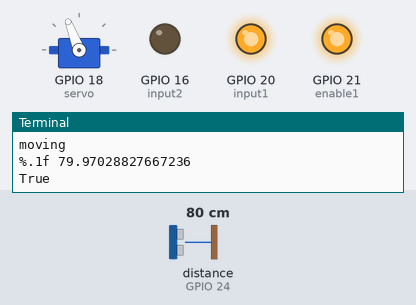
Simulated run of this program. Board: Raspberry Pi (BCM pin numbers). Parts: servo, output pins drawn as LEDs (lit = HIGH), the last lines printed to the terminal. Inputs (shaded band) come from the test bench; at power-on: distance to the obstacle (sensor on GPIO 24) 80 cm. The echo pulse lasts 58.3 µs per cm; servo angles are drawn from the pulse width (0.5 ms = 0°, 2.5 ms = 180°); the clock reads 2024-03-15 10:24:30 at power-on unless the program sets it; pins used as bus, display or sensor lines are not drawn. At 6.0 s the program stops and its outputs stay as they are.

Above: at 0.1 s.
At 4.1 s:
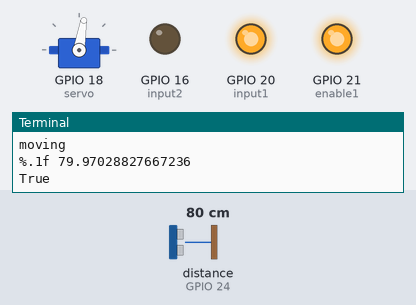
At 6.1 s:
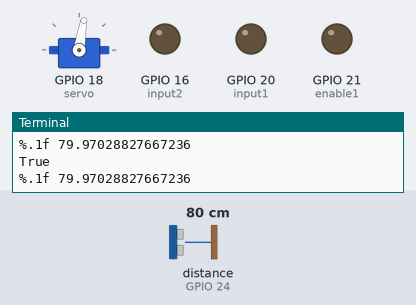
Timing chart, 0 to 7.5 s (numbered marks = the images above):
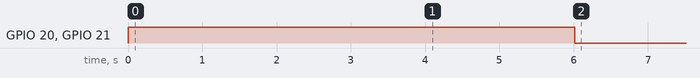

The program:

run.py
```python
#Libraries
import RPi.GPIO as GPIO
import time

#GPIO Mode (BOARD / BCM)
GPIO.setmode(GPIO.BCM)
left=True
trigger=23
echo=24

servo = 18

input1 = 20
input2 = 16
enable1 = 21

#set GPIO direction (IN / OUT)

GPIO.setup(input1, GPIO.OUT)
GPIO.setup(input2, GPIO.OUT)
GPIO.setup(enable1, GPIO.OUT)

GPIO.setup(servo, GPIO.OUT)
pwm=GPIO.PWM(servo, 50)
pwm.start(0)

GPIO.setup(trigger, GPIO.OUT)
GPIO.setup(echo, GPIO.IN)

def distance():
    GPIO.output(trigger, GPIO.HIGH)
    time.sleep(0.00001)
    GPIO.output(trigger, GPIO.LOW)
    startTime = time.time()
    stopTime = time.time()

    while GPIO.input(echo) ==0:
        startTime = time.time()

    while GPIO.input(echo)==1:
        stopTime = time.time()

    elapsed = stopTime-startTime
    dist = (elapsed*34300)/2

    print('%.1f', dist)

    return dist


def SetAngle(angle):
    duty=angle/18+2
    GPIO.output(servo, GPIO.HIGH)
    pwm.ChangeDutyCycle(duty)
    time.sleep(1.0)
    GPIO.output(servo, GPIO.LOW)


def TurnLeft():
    SetAngle(60)
    time.sleep(3.0)
    SetAngle(90)

def TurnRight():
    SetAngle(120)
    time.sleep(3.0)
    SetAngle(90)

def Turn():

    global left

    print(left)

    if left == True:
        TurnRight()
        left = False
    else:
        TurnLeft()
        left = True

def front():
	print('move start')

	GPIO.output(enable1, GPIO.HIGH)
	GPIO.output(input1, GPIO.HIGH)
	GPIO.output(input2, GPIO.LOW)

	#time.sleep(2)

	#GPIO.output(enable1, GPIO.LOW)


if __name__ == '__main__':
    try:

        front()

        end_time = time.time() + 5 * 1 # 1 minute
        while time.time() < end_time:

            print('moving')

            if distance() < 100:
                Turn()

            if distance() < 20:
                break

            time.sleep(1)

        pwm.stop()
        GPIO.output(input1, GPIO.LOW)
        GPIO.output(enable1, GPIO.LOW)
        GPIO.cleanup()

        # Reset by pressing CTRL + C
    except KeyboardInterrupt:
        print("Measurement stopped by User")
        GPIO.cleanup()
```
